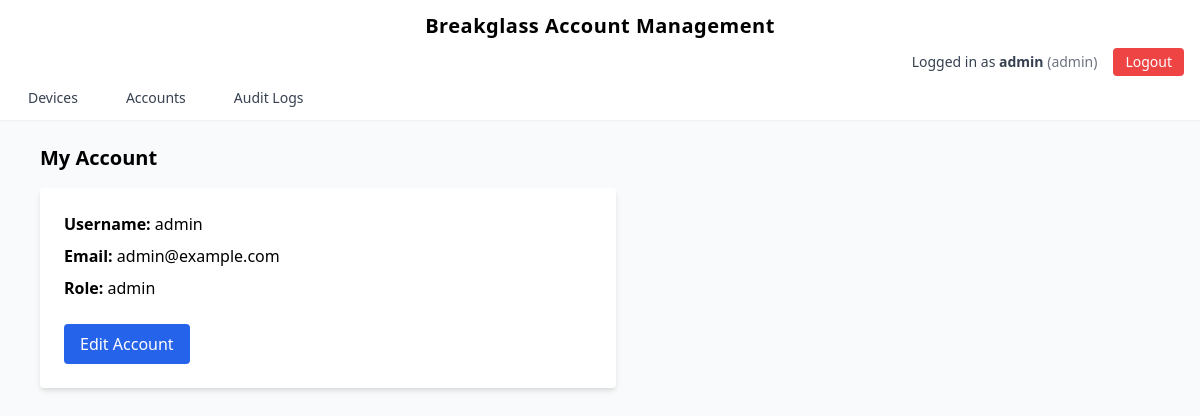
The page /ui/account/1 (signed in) on the database its author committed.
### models/user.py (models this page shows)
class User(Base):
    __tablename__ = "users"
    id = Column(Integer, primary_key=True, index=True)
    username = Column(String, unique=True, index=True, nullable=False)
    email = Column(String, unique=True, index=True, nullable=False)
    auth_source = Column(String, default="local")  # local, ldap, saml, oidc
    password_hash = Column(String, nullable=True)
    role = Column(String, nullable=False)  # admin, requester, approver, requester_approver
    otp_secret = Column(String, nullable=True)
    is_active = Column(Boolean, default=True)

### ui/routes/accounts.py (the view)
@router.get("/account/{user_id}", response_class=HTMLResponse)
async def account_self(
    user_id: int,
    request: Request,
    current_user: User | None = Depends(get_current_user_optional),
):
    if current_user is None:
        log_action(
            current_user,
            "accounts_self_view",
            "Redirected to login page due to unauthenticated access attempt",
            request,
            category="accounts"
        )
        return RedirectResponse("/ui/login")
    if current_user.role != "admin" and current_user.id != user_id:
        log_action(
            current_user,
            "accounts_self_view",
            "Attempted to view another user's account",
            request,
            category="accounts"
        )
        return RedirectResponse(f"/ui/account/{current_user.id}")
    success = request.query_params.get("success")
    log_action(
        current_user,
        "accounts_self_view",
        f"Viewed own account page",
        request,
        category="accounts"
    )
    return templates.TemplateResponse(
        "account_self.html",
        {
            "request": request,
            "current_user": current_user,
            "user": current_user,
            "success": "Account updated successfully" if success else None
        },
    )

### ui/templates/account_self.html (shortened to what this page needs)
{% extends "base.html" %}
{% block content %}
<h1 class="text-xl font-bold mb-4">My Account</h1>
<div class="bg-white p-6 rounded shadow-md max-w-xl">
  <p class="mb-2"><strong>Username:</strong> {{ user.username }}</p>
  <p class="mb-2"><strong>Email:</strong> {{ user.email }}</p>
  <p class="mb-2"><strong>Role:</strong> {% if user.role == "requester_approver" %}
    Requester & Approver
  {% else %}
    {{ user.role }}
  {% endif %}</p>
<a href="/ui/account/{{ user.id }}/edit"
   class="mt-4 inline-block bg-blue-600 text-white px-4 py-2 rounded hover:bg-blue-700">
  Edit Account
</a>
</div>
{% endblock %}

### ui/templates/base.html (shortened to what this page needs)
<!DOCTYPE html>
<html lang="en">
<head>
  <link href="https://cdn.jsdelivr.net/npm/tailwindcss@2.2.19/dist/tailwind.min.css" rel="stylesheet">
</head>
<body class="bg-gray-50 min-h-screen">
  <header class="w-full bg-white shadow-sm px-4 py-3">
    <div class="flex justify-center items-center">
      <div class="text-xl font-bold tracking-wide">
        Breakglass Account Management
      </div>
    </div>
    {% if current_user and current_user.username %}
    <div class="flex justify-end items-center space-x-4 mt-2">
      <span class="text-sm text-gray-700">
        Logged in as <strong>{{ current_user.username }}</strong>
        <span class="text-gray-500">({{ current_user.role }})</span>
      </span>
      <a href="/ui/logout"
         class="text-sm bg-red-500 text-white px-3 py-1 rounded hover:bg-red-600">
        Logout
      </a>
    </div>
    <nav class="mt-3">
      <ul class="flex space-x-6 text-sm font-medium">
        <li>
          <a href="/ui/devices"
             class="text-gray-700 px-3 py-1 rounded-md transition
                    hover:bg-blue-600 hover:text-white">
            Devices
          </a>
        </li>
        {% if current_user.role == "admin" %}
          <li>
            <a href="/ui/accounts"
               class="text-gray-700 px-3 py-1 rounded-md transition
                      hover:bg-blue-600 hover:text-white">
              Accounts
            </a>
          </li>
        {% endif %}
        {% if current_user.role == "admin" %}
        <li>
          <a href="/ui/logs" class="text-gray-700 px-3 py-1 rounded-md transition
                    hover:bg-blue-600 hover:text-white">
            Audit Logs
          </a>
        </li>
        {% endif %}
      </ul>
    </nav>
    {% endif %}
  </header>
  <main class="max-w-6xl mx-auto px-4 py-6">
    {% block content %}{% endblock %}
  </main>
</body>
</html>

### rows shown on the page
User: username "admin", role "admin", email "admin@example.com"
